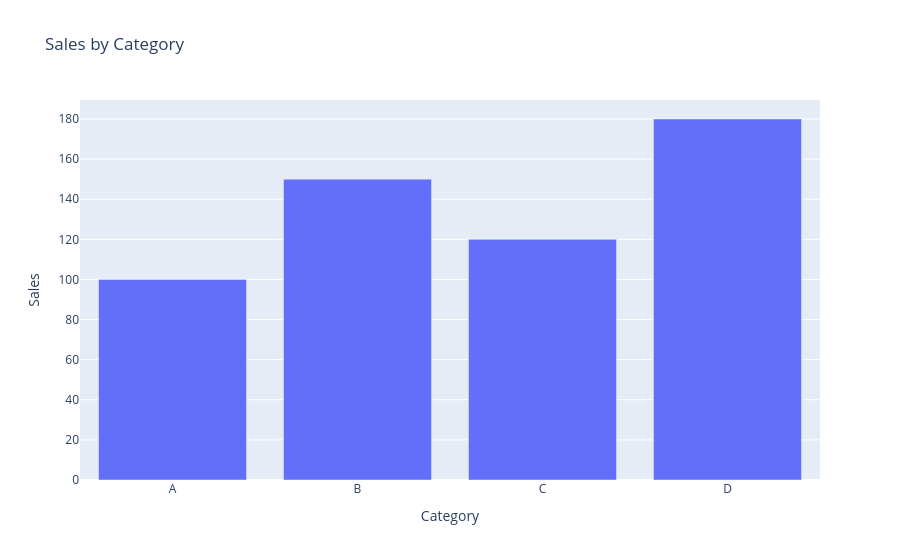

Notebook code for this chart:
### Code cell
import plotly.express as px

data = {
    "Category": ["A", "B", "C", "D"],
    "Sales": [100, 150, 120, 180]
}

fig = px.bar(data, x="Category", y="Sales", title="Sales by Category")
fig.show()

### Figure 1 — Plotly figure (JSON) as saved in the notebook; plotly's stock layout.template omitted (floating-point values rounded to 4 significant figures)
{"data": [{"hovertemplate": "Category=%{x}<br>Sales=%{y}<extra></extra>", "legendgroup": "", "marker": {"color": "#636efa", "pattern": {"shape": ""}}, "name": "", "orientation": "v", "showlegend": false, "textposition": "auto", "type": "bar", "x": ["A", "B", "C", "D"], "xaxis": "x", "y": [100, 150, 120, 180], "yaxis": "y"}], "layout": {"barmode": "relative", "legend": {"tracegroupgap": 0}, "title": {"text": "Sales by Category"}, "xaxis": {"anchor": "y", "domain": [0, 1], "title": {"text": "Category"}}, "yaxis": {"anchor": "x", "domain": [0, 1], "title": {"text": "Sales"}}}}
